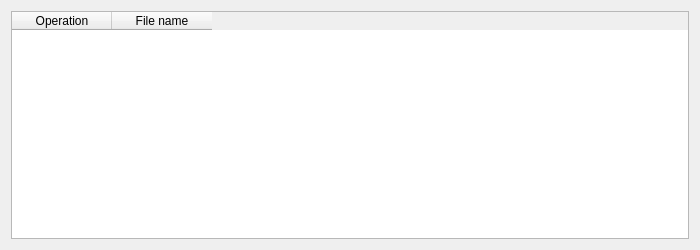
<?xml version="1.0" encoding="UTF-8"?>
<ui version="4.0">
 <class>FilesInprogressDialog</class>
 <widget class="QDialog" name="FilesInprogressDialog">
  <property name="geometry">
   <rect>
    <x>0</x>
    <y>0</y>
    <width>700</width>
    <height>250</height>
   </rect>
  </property>
  <property name="windowTitle">
   <string>Files in progress...</string>
  </property>
  <layout class="QVBoxLayout" name="verticalLayout">
   <item>
    <widget class="QTableWidget" name="tableWidget">
     <property name="columnCount">
      <number>2</number>
     </property>
     <attribute name="horizontalHeaderCascadingSectionResizes">
      <bool>false</bool>
     </attribute>
     <column>
      <property name="text">
       <string>Operation</string>
      </property>
     </column>
     <column>
      <property name="text">
       <string>File name</string>
      </property>
     </column>
    </widget>
   </item>
  </layout>
 </widget>
 <resources/>
 <connections/>
</ui>
